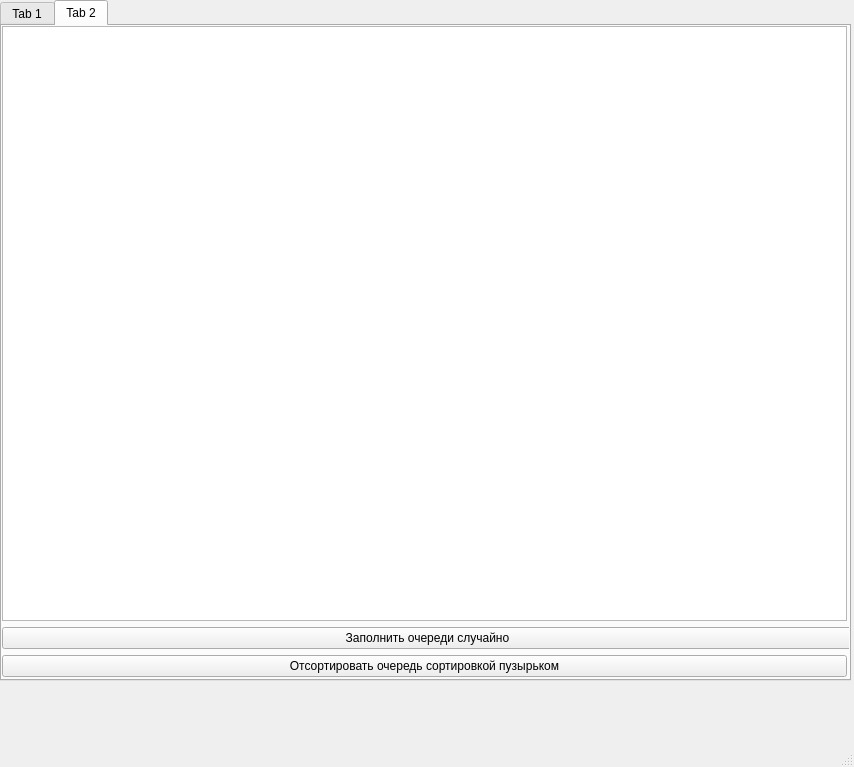
<?xml version="1.0" encoding="UTF-8"?>
<ui version="4.0">
 <class>MainWindow</class>
 <widget class="QMainWindow" name="MainWindow">
  <property name="geometry">
   <rect>
    <x>0</x>
    <y>0</y>
    <width>854</width>
    <height>767</height>
   </rect>
  </property>
  <property name="windowTitle">
   <string>MainWindow</string>
  </property>
  <widget class="QWidget" name="centralwidget">
   <widget class="QTabWidget" name="tabWidget">
    <property name="geometry">
     <rect>
      <x>0</x>
      <y>0</y>
      <width>851</width>
      <height>681</height>
     </rect>
    </property>
    <property name="currentIndex">
     <number>1</number>
    </property>
    <widget class="QWidget" name="tab">
     <attribute name="title">
      <string>Tab 1</string>
     </attribute>
     <widget class="QWidget" name="gridLayoutWidget">
      <property name="geometry">
       <rect>
        <x>0</x>
        <y>0</y>
        <width>851</width>
        <height>651</height>
       </rect>
      </property>
      <layout class="QGridLayout" name="gridLayout">
       <item row="0" column="0" colspan="4">
        <widget class="QListWidget" name="demoMethodsList"/>
       </item>
       <item row="1" column="1">
        <widget class="QPushButton" name="popButton">
         <property name="text">
          <string>Pop</string>
         </property>
        </widget>
       </item>
       <item row="1" column="3">
        <widget class="QSpinBox" name="insertedElComboBox"/>
       </item>
       <item row="1" column="0">
        <widget class="QPushButton" name="pushButton">
         <property name="text">
          <string>Push</string>
         </property>
        </widget>
       </item>
       <item row="1" column="2">
        <widget class="QLabel" name="label">
         <property name="text">
          <string>Вставляемый элемент:</string>
         </property>
         <property name="alignment">
          <set>Qt::AlignRight|Qt::AlignTrailing|Qt::AlignVCenter</set>
         </property>
        </widget>
       </item>
      </layout>
     </widget>
    </widget>
    <widget class="QWidget" name="tab_2">
     <attribute name="title">
      <string>Tab 2</string>
     </attribute>
     <widget class="QWidget" name="gridLayoutWidget_2">
      <property name="geometry">
       <rect>
        <x>0</x>
        <y>0</y>
        <width>851</width>
        <height>651</height>
       </rect>
      </property>
      <layout class="QGridLayout" name="gridLayout_2">
       <item row="0" column="0">
        <widget class="QListWidget" name="queue1Widget"/>
       </item>
       <item row="2" column="0" colspan="2">
        <widget class="QPushButton" name="fillButton">
         <property name="text">
          <string>Заполнить очереди случайно</string>
         </property>
        </widget>
       </item>
       <item row="3" column="0">
        <widget class="QPushButton" name="insertButton">
         <property name="text">
          <string>Отсортировать очередь сортировкой пузырьком</string>
         </property>
        </widget>
       </item>
      </layout>
     </widget>
    </widget>
   </widget>
  </widget>
  <widget class="QMenuBar" name="menubar">
   <property name="geometry">
    <rect>
     <x>0</x>
     <y>0</y>
     <width>854</width>
     <height>22</height>
    </rect>
   </property>
  </widget>
  <widget class="QStatusBar" name="statusbar"/>
 </widget>
 <resources/>
 <connections/>
</ui>
